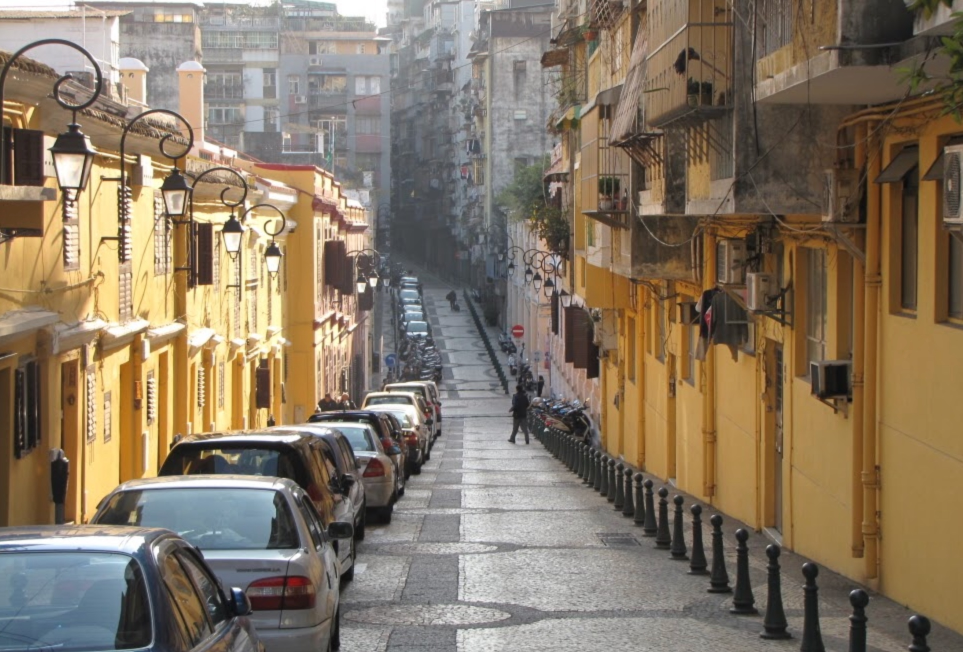
#> input picture ch2/img/macau.jpeg, 1926 x 1304 px, given in place of the camera (shown at 1/2 size)
$ python ex_03_hsv_cam.py
#> lines starting #> are read from the running program, lines starting #| are printed output that depends on the picture
import cv2
import numpy as np
import matplotlib.pyplot as plt
from matplotlib.widgets import Slider


class HSVSVCameraApp:
    def __init__(self, cam_index: int = 0):
#> called with cam_index = 0
        self.cam_index = cam_index

        # 1) 카메라 열기
        self.cap = cv2.VideoCapture(self.cam_index)
        if not self.cap.isOpened():
            raise RuntimeError(f"카메라를 열 수 없습니다. index={self.cam_index}")

        # 2) 첫 프레임 읽어서 초기 화면 구성
        ret, frame = self.cap.read()
#> frame is the input picture: shape (1304, 1926, 3); mean B, G, R 100.1, 118.9, 133.6
        if not ret:
            self.cap.release()
            raise RuntimeError("첫 프레임을 읽지 못했습니다.")

        # 3) 크기 줄이기 (원하는 해상도로 조정 가능)
        frame_resized = cv2.resize(frame, (320, 240))
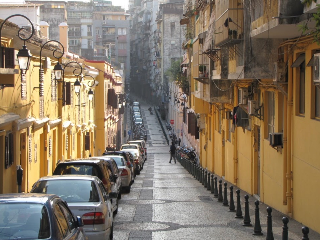
#> frame_resized: shape (240, 320, 3); mean B, G, R 100, 118.8, 133.5

        # 4) BGR → RGB
        rgb = cv2.cvtColor(frame_resized, cv2.COLOR_BGR2RGB)

        # HSV로 변환 (H/S/V는 매 프레임마다 다시 계산하지만,
        # 여기서는 초기 화면용으로 한 번 계산해서 그림 세팅에 사용)
        hsv = cv2.cvtColor(frame_resized, cv2.COLOR_BGR2HSV)
#> hsv: shape (240, 320, 3); mean H, S, V 41.5, 73.3, 136.4
        h, s, v = cv2.split(hsv)
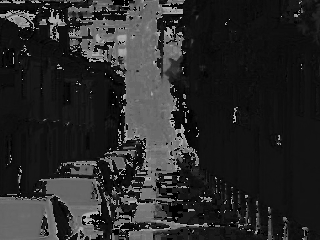
#> h: shape (240, 320); min 0, max 179, mean 41.5
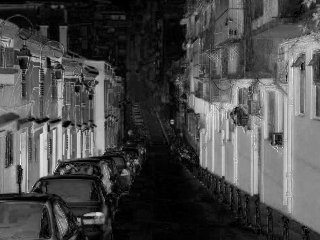
#> s: shape (240, 320); min 0, max 247, mean 73.3
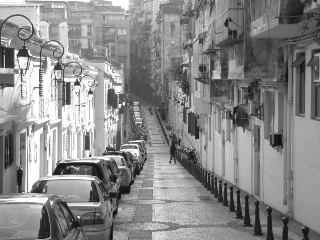
#> v: shape (240, 320); min 15, max 255, mean 136.4

        # 초기 가중치
        self.init_ws = 1.0
        self.init_wv = 1.0

        # Figure, Subplot, Slider 세팅
        self._setup_figure_and_widgets(rgb, h, s, v)

    def _apply_sv_to_frame(self, frame_bgr, ws: float, wv: float):
        """
        한 프레임(BGR)에 대해 S/V 가중치를 적용한
        S-only, V-only, S&V 결과 이미지를 RGB로 반환
        """
#> called with ws = 1, wv = 1
        # BGR → HSV
        hsv = cv2.cvtColor(frame_bgr, cv2.COLOR_BGR2HSV)
#> hsv: shape (240, 320, 3); mean H, S, V 41.2, 74.3, 136.4
        h, s, v = cv2.split(hsv)

        # float 연산
        s_float = s.astype(np.float32) * ws
        v_float = v.astype(np.float32) * wv

        # 범위 클리핑 후 uint8 변환
        s_adj = np.clip(s_float, 0, 255).astype(np.uint8)
        v_adj = np.clip(v_float, 0, 255).astype(np.uint8)

        # (1) S만 조절 (V는 원래값)
        hsv_s_only = cv2.merge([h, s_adj, v])
        bgr_s_only = cv2.cvtColor(hsv_s_only, cv2.COLOR_HSV2BGR)
        rgb_s_only = cv2.cvtColor(bgr_s_only, cv2.COLOR_BGR2RGB)

        # (2) V만 조절 (S는 원래값)
        hsv_v_only = cv2.merge([h, s, v_adj])
        bgr_v_only = cv2.cvtColor(hsv_v_only, cv2.COLOR_HSV2BGR)
        rgb_v_only = cv2.cvtColor(bgr_v_only, cv2.COLOR_BGR2RGB)

        # (3) S, V 둘 다 조절
        hsv_sv = cv2.merge([h, s_adj, v_adj])
        bgr_sv = cv2.cvtColor(hsv_sv, cv2.COLOR_HSV2BGR)
        rgb_sv = cv2.cvtColor(bgr_sv, cv2.COLOR_BGR2RGB)

        return rgb_s_only, rgb_v_only, rgb_sv

    def _setup_figure_and_widgets(self, rgb_init, h_init, s_init, v_init):
        """matplotlib Figure, Subplots, Sliders를 초기화"""
        plt.ion()

        # 초기 프레임에 대한 S/V 조절 결과
        hsv_init = cv2.merge([h_init, s_init, v_init])
        bgr_init = cv2.cvtColor(hsv_init, cv2.COLOR_HSV2BGR)
        rgb_init = cv2.cvtColor(bgr_init, cv2.COLOR_BGR2RGB)

        rgb_s_only_init, rgb_v_only_init, rgb_sv_init = self._apply_sv_to_frame(
            cv2.cvtColor(rgb_init, cv2.COLOR_RGB2BGR),
            self.init_ws,
            self.init_wv,
        )

        # 2x2 subplot
        self.fig, axs = plt.subplots(2, 2, figsize=(10, 7))
        plt.subplots_adjust(left=0.1, bottom=0.25)  # 슬라이더 공간

        ax_orig, ax_s_only = axs[0]
        ax_v_only, ax_sv = axs[1]

        # 원본은 HSV 조작 전의 RGB (카메라 프레임에서 바로 변환한 것)
        self.im_orig = ax_orig.imshow(rgb_init)
        ax_orig.set_title("Original RGB")
        ax_orig.axis("off")

        self.im_s_only = ax_s_only.imshow(rgb_s_only_init)
        ax_s_only.set_title("S adjusted")
        ax_s_only.axis("off")

        self.im_v_only = ax_v_only.imshow(rgb_v_only_init)
        ax_v_only.set_title("V adjusted")
        ax_v_only.axis("off")

        self.im_sv = ax_sv.imshow(rgb_sv_init)
        ax_sv.set_title("S & V adjusted")
        ax_sv.axis("off")

        # 슬라이더 영역
        ax_ws = self.fig.add_axes([0.1, 0.15, 0.8, 0.03])
        ax_wv = self.fig.add_axes([0.1, 0.08, 0.8, 0.03])

        self.slider_ws = Slider(ax_ws, "S weight", 0.0, 2.0, valinit=self.init_ws)
        self.slider_wv = Slider(ax_wv, "V weight", 0.0, 2.0, valinit=self.init_wv)

        # 슬라이더 콜백은 굳이 프레임 재계산을 여기서 할 필요는 없고,
        # run() 루프 내부에서 매 프레임마다 slider 값 읽어 쓰면 되므로
        # 여기서는 draw만 유도하는 간단 콜백으로 둔다.
        def _on_slider_change(_val):
            self.fig.canvas.draw_idle()

        self.slider_ws.on_changed(_on_slider_change)
        self.slider_wv.on_changed(_on_slider_change)

    def run(self):
        """카메라 루프 실행 (Matplotlib 창을 닫을 때까지)"""
        plt.show()
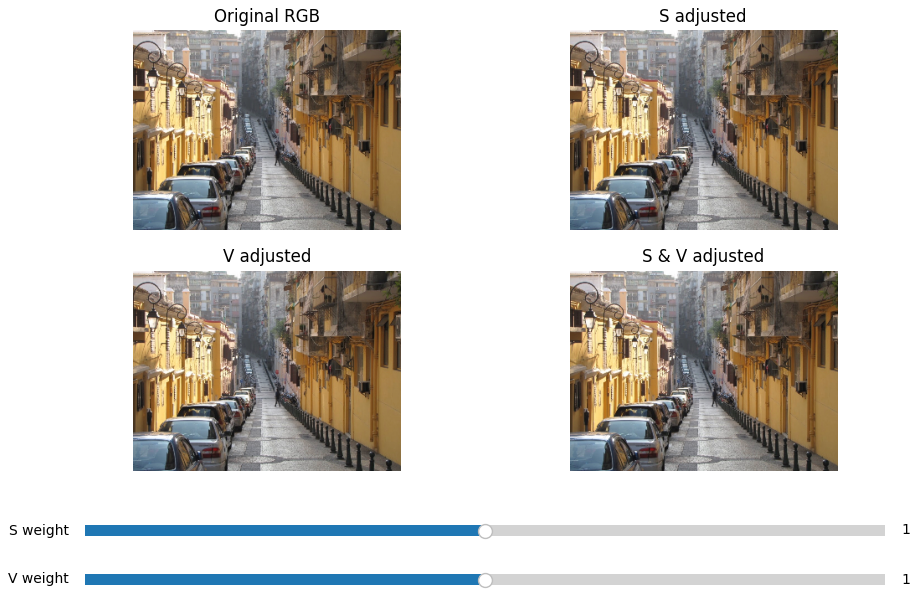
#> figure drawn by matplotlib, 6 panels

        while True:
            ret, frame = self.cap.read()
            if not ret:
                print("프레임을 읽지 못했습니다. 종료합니다.")
                break

            # matplotlib 창이 닫혔는지 확인
            if not plt.fignum_exists(self.fig.number):
                print("창이 닫혔습니다. 종료합니다.")
                break

            # 크기 줄이기
            frame_resized = cv2.resize(frame, (320, 240))

            # BGR → RGB (원본)
            rgb = cv2.cvtColor(frame_resized, cv2.COLOR_BGR2RGB)

            # 슬라이더 값 읽기
            ws = self.slider_ws.val
            wv = self.slider_wv.val

            # HSV 기반 S/V 조절 결과 생성
            rgb_s_only, rgb_v_only, rgb_sv = self._apply_sv_to_frame(
                frame_resized, ws, wv
            )

            # 이미지 데이터 업데이트
            self.im_orig.set_data(rgb)
            self.im_s_only.set_data(rgb_s_only)
            self.im_v_only.set_data(rgb_v_only)
            self.im_sv.set_data(rgb_sv)

            # 화면 갱신
            plt.pause(0.001)

        # 종료 처리
        self.cap.release()
        plt.ioff()
        plt.close("all")


def main():
    app = HSVSVCameraApp(cam_index=0)
    app.run()


if __name__ == "__main__":
    main()
